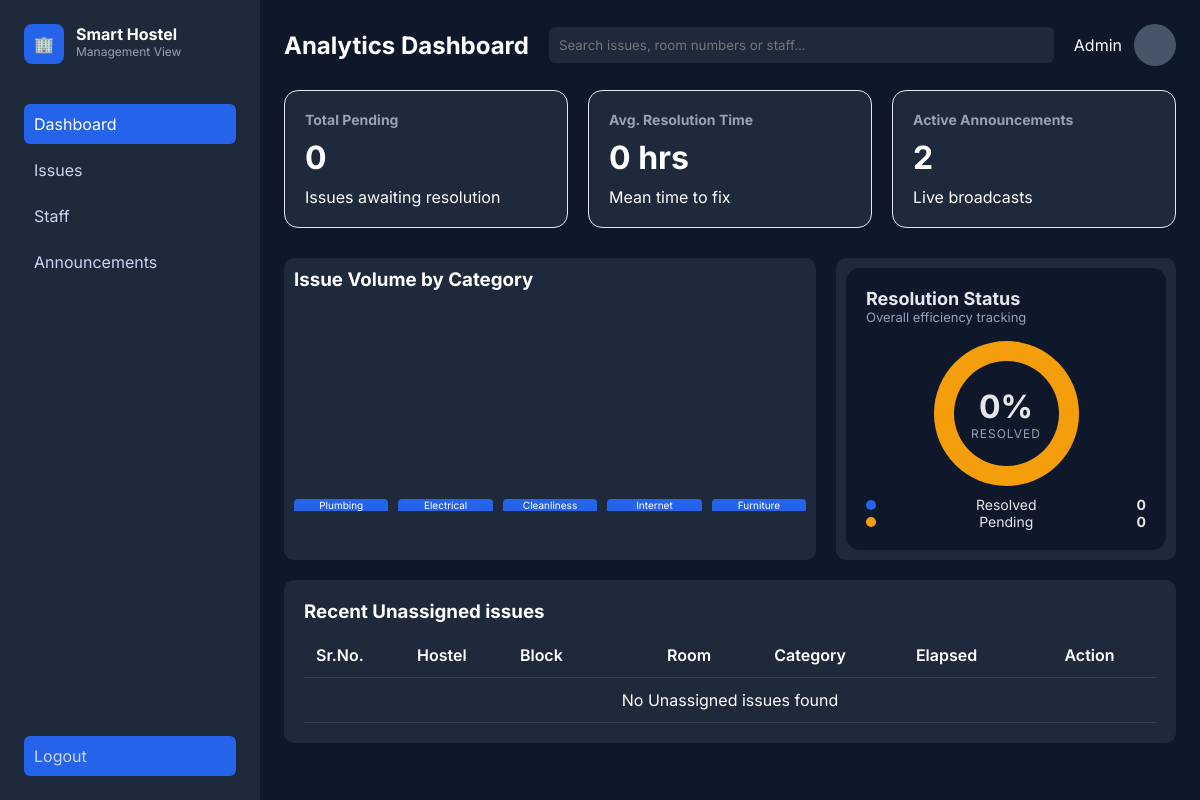
The page /admin (signed in) on the database its author committed.
### tables this page shows
CREATE TABLE categories (
        id INTEGER PRIMARY KEY AUTOINCREMENT,
        name TEXT UNIQUE NOT NULL
    );

### app.py (the view)
@app.route("/admin")
@admin_required
def admin_dashboard():
    conn = get_db()
    total = conn.execute("SELECT COUNT(*) FROM issues").fetchone()[0]
    resolved = conn.execute("""
        SELECT COUNT(*) FROM issues WHERE status = 'Resolved'
    """).fetchone()[0]
    pending = conn.execute("""
        SELECT COUNT(*) FROM issues
        WHERE status IN ('Reported', 'Assigned', 'In Progress')
    """).fetchone()[0]
    avg_resolution = conn.execute("""
        SELECT AVG(
            (julianday(h.timestamp) - julianday(i.created_at)) * 24
        )
        FROM issues i
        JOIN issue_history h ON i.id = h.issue_id
        WHERE h.status = 'Resolved'
    """).fetchone()[0]
    stats = {
        "resolved": resolved,
        "pending": pending,
        "avg_resolution": round(avg_resolution, 2) if avg_resolution else 0,
        "announcements": conn.execute(
            "SELECT COUNT(*) FROM announcements"
        ).fetchone()[0],
        "resolved_percent": int((resolved / total) * 100) if total else 0
    }
    issue_categories = conn.execute("""
        SELECT c.name,
               COUNT(i.id) * 100.0 / (SELECT COUNT(*) FROM issues) AS percent
        FROM categories c
        LEFT JOIN issues i ON c.id = i.category
        GROUP BY c.id
    """).fetchall()
    critical_issues = conn.execute("""
        SELECT
            i.id,
            i.hostel,
            i.block,
            i.room,
            c.name AS category,
            i.created_at AS elapsed,
            i.status
        FROM issues i
        LEFT JOIN categories c ON i.category = c.id
        WHERE i.assigned_to IS NULL
        ORDER BY i.created_at DESC
    """).fetchall()
    conn.close()
    return render_template(
        "adminhome.html",
        stats=stats,
        issue_categories=issue_categories,
        critical_issues=critical_issues
    )

### app.py (called while the page is built)
def get_db():
    conn = sqlite3.connect(DB)
    conn.row_factory = sqlite3.Row
    return conn

def admin_required(f):
    @wraps(f)
    def wrapper(*args, **kwargs):
        if session.get("role") != "Admin":
            return redirect(url_for("login"))
        return f(*args, **kwargs)
    return wrapper

### templates/adminhome.html (shortened to what this page needs)
<!DOCTYPE html>
<html lang="en">
<head>
    <link rel="stylesheet" href="{{ url_for('static', filename='styleadminhome.css') }}">
</head>
<body>
<div class="app">
    <aside class="sidebar">
        <div class="brand">
            <div class="logo">🏢</div>
            <div>
                <h1>Smart Hostel</h1>
                <p>Management View</p>
            </div>
        </div>
        <nav>
            <a class="active" href="{{ url_for('admin_dashboard') }}">Dashboard</a>
            <a href="{{ url_for('admin_issues') }}">Issues</a>
            <a href="{{ url_for('admin_staff') }}">Staff</a>
            <a href="{{ url_for('admin_announcements') }}">Announcements</a>
        </nav>
        <div class="settings">
            <a href="{{ url_for('logout') }}">Logout</a>
        </div>
    </aside>
    <main class="main">
        <header class="topbar">
            <h2>Analytics Dashboard</h2>
            <input type="text" placeholder="Search issues, room numbers or staff...">
            <div class="profile">
                <div>
                    <p class="name">Admin</p>
                </div>
                <div class="avatar"
                     style="background-image: url('https://lh3.googleusercontent.com/aida-public/AB6AXuD_AlTK4xY0kmCVsHrXS147JtJZem2mlC2K_cmOyO7Tb8pHpDmD1uEWETqJmY_t_8XOV0_Oh6VKtwcD0dirsms-p9MX2KxCJvnP36yfB76n8Bam_HsaNKTjIiwuYrSV2UHofq-oOqHQYBgd3toriijxRuOIYAkDZ8B7F-bBw40arP20K-dJEAgqtr4t-51_oZssGnzH-SZig4Az8-5KJvh1QrXJYFRopoyXr-5xHYUlKqddlRrNRFDTTwQ6jUFR-heJFv6VoAsw9w8');">
                </div>
            </div>
        </header>
        <section class="kpis">
            <div class="card">
                <h4>Total Pending</h4>
                <h2>{{ stats.pending }}</h2>
                <p>Issues awaiting resolution</p>
            </div>
            <div class="card">
                <h4>Avg. Resolution Time</h4>
                <h2>{{ stats.avg_resolution }} hrs</h2>
                <p>Mean time to fix</p>
            </div>
            <div class="card">
                <h4>Active Announcements</h4>
                <h2>{{ stats.announcements }}</h2>
                <p>Live broadcasts</p>
            </div>
        </section>
        <section class="charts">
            <div class="chart">
                <h3>Issue Volume by Category</h3>
                <div class="bars">
                    {% for category in issue_categories %}
                        <div style="height: {{ category.percent | default(0) }}%">
                            {{ category.name }}
                        </div>
                    {% endfor %}
                </div>
            </div>
            <div class="chart">
                <div class="resolution-card">
                    <h3>Resolution Status</h3>
                    <p class="subtitle">Overall efficiency tracking</p>
                    <div class="donut"
                         style="
                            --resolved: {{ stats.resolved_percent }};
                            --pending: {{ 100 - stats.resolved_percent }};
                         ">
                        <div class="donut-center">
                            <span class="percent">{{ stats.resolved_percent }}%</span>
                            <small>RESOLVED</small>
                        </div>
                    </div>
                    <div class="legend">
                        <div class="item">
                            <span class="dot resolved"></span>
                            <span>Resolved</span>
                            <strong>{{ stats.resolved }}</strong>
                        </div>
                        <div class="item">
                            <span class="dot pending"></span>
                            <span>Pending</span>
                            <strong>{{ stats.pending }}</strong>
                        </div>
                    </div>
                </div>
            </div>
        </section>
        <section class="table-section">
            <h3>Recent Unassigned issues</h3>
            <table>
                <thead>
                    <tr>
                        <th>Sr.No.</th>
                        <th>Hostel</th>
                        <th>Block</th>
                        <th>Room</th>
                        <th>Category</th>
                        <th>Elapsed</th>
                        <th>Action</th>
                    </tr>
                </thead>
                <tbody>
                    {% for issue in critical_issues %}
                        <tr>
                            <td>{{ loop.index }}</td>
                            <td>{{ issue.hostel }}</td>
                            <td>{{ issue.block }}</td>
                            <td>{{ issue.room }}</td>
                            <td>{{ issue.category }}</td>
                            <td>{{ issue.elapsed | elapsed_time }}</td>
                            <td>
                                {% if issue.status != 'Resolved' %}
                                    <a href="{{ url_for('assign_issue_page', issue_id=issue.id) }}">
                                        <button class="primary">Assign</button>
                                    </a>
                                {% endif %}
                            </td>
                        </tr>
                    {% else %}
                        <tr>
                            <td colspan="7">No Unassigned issues found</td>
                        </tr>
                    {% endfor %}
                </tbody>
            </table>
        </section>
    </main>
</div>
</body>
</html>

### static/styleadminhome.css (style rules this page uses)
* { margin: 0; padding: 0; box-sizing: border-box; font-family: 'Inter', sans-serif; }
body { background: #0f172a; color: #fff; }
.app { display: flex; height: 100vh; }
.sidebar { width: 260px; background: #1e293b; padding: 24px; display: flex; flex-direction: column; }
.brand { display: flex; gap: 12px; margin-bottom: 40px; }
.logo { background: #2563eb; padding: 10px; border-radius: 8px; }
.brand h1 { font-size: 16px; }
.brand p { font-size: 12px; color: #94a3b8; }
nav a { display: block; padding: 10px; border-radius: 6px; margin-bottom: 6px; cursor: pointer; color: #cbd5f5; text-decoration: none; }
nav a.active, nav a:hover { background: #2563eb; color: #fff; }
.settings { margin-top: auto; background: #2563eb; border-radius: 6px; }
.settings a { text-decoration: none; cursor: pointer; color: #cbd5f5; display: block; padding: 10px; }
.main { flex: 1; padding: 24px; overflow-y: auto; }
.topbar { display: flex; align-items: center; gap: 20px; margin-bottom: 24px; }
.topbar input { flex: 1; padding: 10px; border-radius: 6px; border: none; background: #1e293b; color: white; }
.profile { display: flex; align-items: center; gap: 12px; }
.avatar { width: 42px; height: 42px; border-radius: 50%; background-size: cover; background-position: center; background-repeat: no-repeat; background-color: #475569; flex-shrink: 0; }
.kpis { display: grid; grid-template-columns: repeat(3, 1fr); gap: 20px; margin-bottom: 10px; }
.card { background: #1e293b; padding: 20px; border-radius: 10px; }
.card h4 { color: #94a3b8; font-size: 14px; }
.card h2 { margin: 10px 0; font-size: 32px; }
.charts { display: grid; grid-template-columns: 2fr 1fr; gap: 20px; margin-bottom: 20px; }
.chart { background: #1e293b; padding: 10px; border-radius: 10px; }
.bars { display: flex; align-items: flex-end; gap: 10px; height: 200px; margin-top: 20px; }
.bars div { flex: 1; background: #2563eb; text-align: center; font-size: 10px; border-radius: 4px 4px 0 0; }
.resolution-card { background: #0f172a; padding: 20px; border-radius: 14px; width: 320px; color: #e5e7eb; }
.resolution-card h3 { margin: 0; font-size: 18px; }
.subtitle { color: #94a3b8; font-size: 13px; margin-bottom: 16px; }
.donut { width: 145px; height: 145px; margin: 10px auto; border-radius: 50%; background: conic-gradient( #2563eb 0% calc(var(--resolved) * 1%), #f59e0b calc(var(--resolved) * 1%) 100% ); position: relative; }
.donut::before { content: ""; position: absolute; inset: 20px; background: #0f172a; border-radius: 50%; }
.donut-center { position: absolute; inset: 0; display: flex; flex-direction: column; align-items: center; justify-content: center; }
.percent { font-size: 32px; font-weight: 700; }
.donut-center small { font-size: 12px; color: #94a3b8; letter-spacing: 1px; }
.legend { margin-top: 10px; }
.legend .item { display: flex; align-items: center; justify-content: space-between; font-size: 14px; }
.legend .item span { display: flex; align-items: center; gap: 8px; }
.dot { width: 10px; height: 10px; border-radius: 50%; }
.dot.resolved { background: #2563eb; }
.dot.pending { background: #f59e0b; }
.table-section { background: #1e293b; padding: 20px; border-radius: 10px; }
table { width: 100%; border-collapse: collapse; margin-top: 10px; }
th, td { padding: 12px; border-bottom: 1px solid #334155; vertical-align: middle; }
th { text-align: center; font-weight: 600; }
td { text-align: center; }
th:nth-child(3), td:nth-child(3) { text-align: left; }
th:nth-child(1), td:nth-child(1) { width: 60px; }
th:nth-child(5), td:nth-child(5) { width: 120px; }
.card { background: #1e293b; padding: 20px; border-radius: 10px; margin-bottom: 20px; }
.card { background: #1e293b; border-radius: 14px; border: 1px solid #e5e7eb; overflow: hidden; }
.profile { display: flex; gap: 12px; }
.card { background: #1e293b; border-radius: 14px; overflow: hidden; }

### rows shown on the page
categories: name "Plumbing"
categories: name "Electrical"
categories: name "Cleanliness"
categories: name "Internet"
categories: name "Furniture"

### other values the page prints
{{ stats.pending }} "0"
{{ stats.avg_resolution }} "0"
{{ stats.announcements }} "2"
{{ stats.resolved_percent }} "0"
{{ stats.resolved }} "0"
